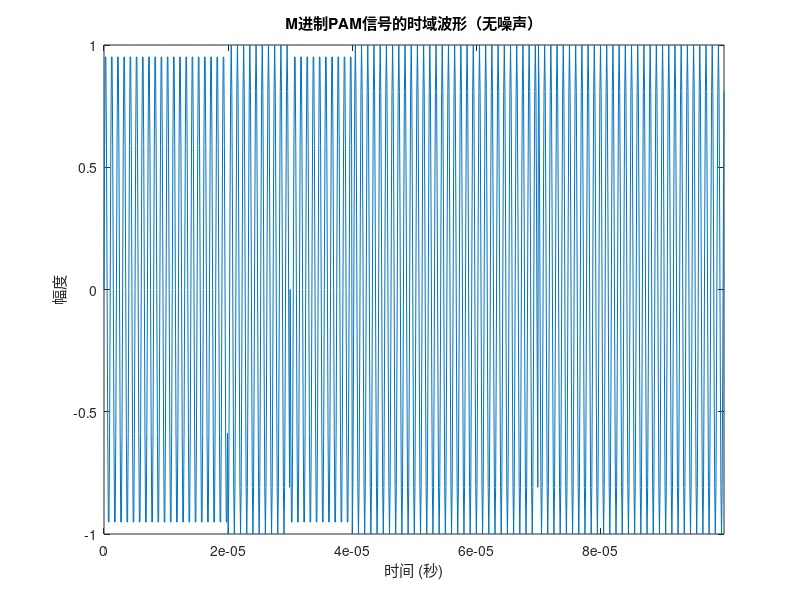
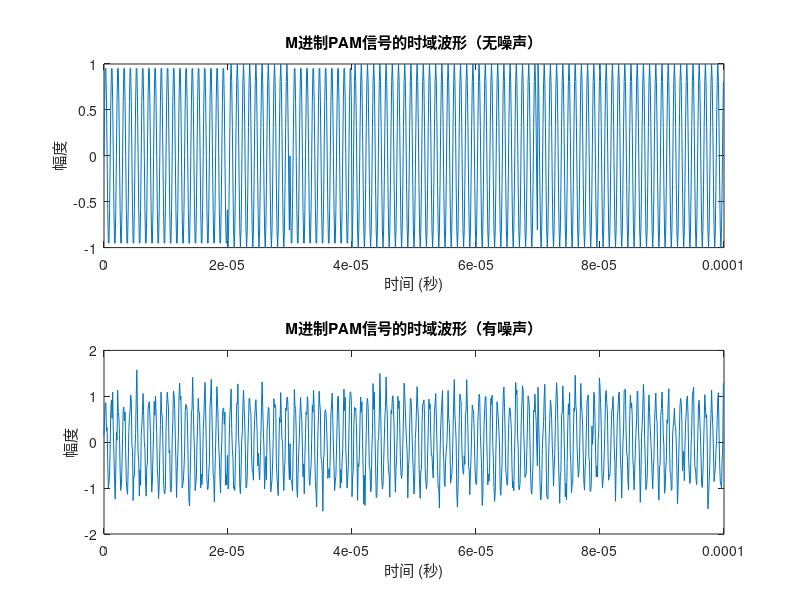
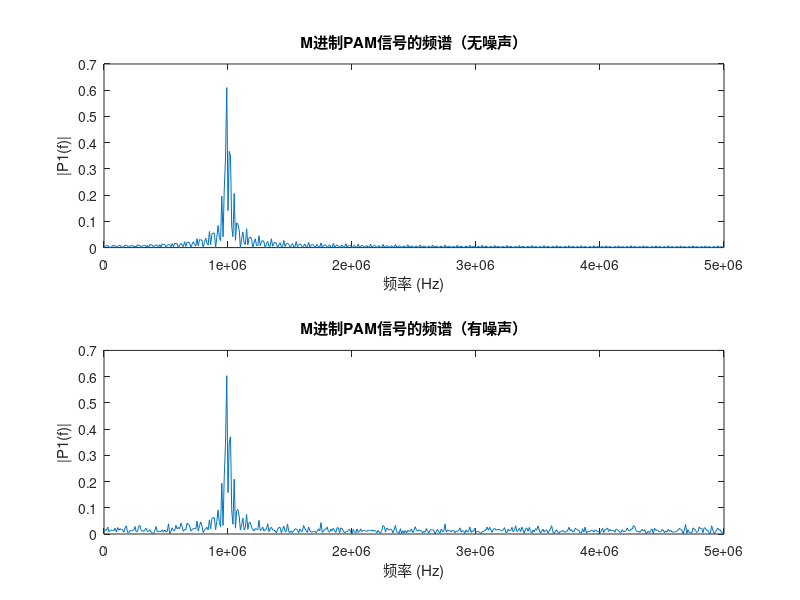
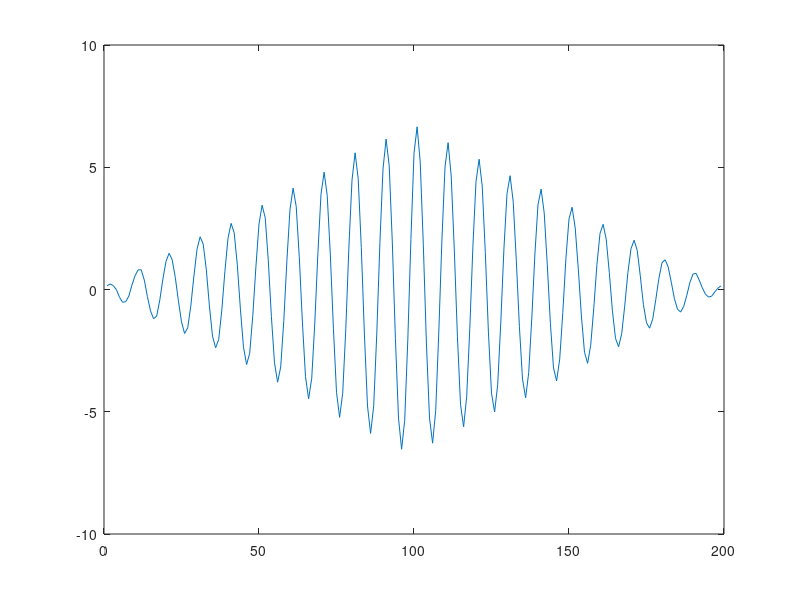

Source code (MATLAB) for these figures, in order:
clc,clear,close all;

% 参数设置
M = 4; % M进制PAM
total_t = 0.0001;
d = 2; % 
Rs = 100000; % 符号速率
Rb = Rs*log2(M); % 比特速率
fc = 1e6; % 载频
Fs = 10*fc; % 采样频率
T = 1/Rs; % 每符号脉冲持续时间
Tn = round(1/Rs*Fs); % 每符号数据点数
N = Fs*total_t; % 数据点数
N_symbol = total_t*Rs;
SNR = 10; % 信噪比，以分贝（dB）为单位

% 生成随机数据
signal_raw = randi([0 1], 1, N_symbol*2);

% % 生成M进制PAM信号
% pamSignal = (2*signal_raw - (M-1)) / (M-1);

% 定义时间轴
t = (0: N-1)/Fs;

% 定义g(t)
signal_gt = exp(1j*2*pi*fc*t);
Eg = sum(abs(signal_gt(1:Tn)).^2);

% 求出正交基信号
s1 = cos(2*pi*fc*t);
s2 = sin(2*pi*fc*t);
% Energy1 = sum(s1(1:Tn).^2);
ft1 = s1(1:Tn)/sqrt(Eg/2);
c12 = sum(s2(1:Tn).*ft1);
f2 = s2(1:Tn)-c12.*ft1;
% Energy2 = sum(s2(1:Tn).^2);
ft2 = f2/sqrt(Eg/2);

% 初始化PSK
pskSignal_sin = zeros(1,N);

% 脉冲幅度调制
% raw_data = randi([1 M], 1, Rs);
modulation_data = zeros(1,M);
for m = 1:M
    modulation_data(m) = exp(1j*2*pi*(m-1)/M);
end

for i = 1:N_symbol
    if signal_raw(2*i-1)==0 && signal_raw(2*i)==0
        pskSignal_sin(Tn*(i-1)+1:Tn*i) = real(signal_gt(Tn*(i-1)+1:Tn*i).*modulation_data(1));
    elseif signal_raw(2*i-1)==0 && signal_raw(2*i)==1
        pskSignal_sin(Tn*(i-1)+1:Tn*i) = real(signal_gt(Tn*(i-1)+1:Tn*i).*modulation_data(2));
    elseif signal_raw(2*i-1)==1 && signal_raw(2*i)==1
        pskSignal_sin(Tn*(i-1)+1:Tn*i) = real(signal_gt(Tn*(i-1)+1:Tn*i).*modulation_data(3));
    else
        pskSignal_sin(Tn*(i-1)+1:Tn*i) = real(signal_gt(Tn*(i-1)+1:Tn*i).*modulation_data(4));
    end
end


% 通过AWGN信道传输
pamSignalNoisy = awgn(pskSignal_sin, SNR, 'measured');

%% 时域波形绘制 - 噪声前后对比
figure;
plot(t, pskSignal_sin);
title('M进制PAM信号的时域波形（无噪声）');
xlabel('时间 (秒)');
ylabel('幅度');
axis tight;

figure;
subplot(2,1,1);
plot(t, pskSignal_sin);
title('M进制PAM信号的时域波形（无噪声）');
xlabel('时间 (秒)');
ylabel('幅度');

subplot(2,1,2);
plot(t, pamSignalNoisy);
title('M进制PAM信号的时域波形（有噪声）');
xlabel('时间 (秒)');
ylabel('幅度');

%% 频谱计算 - 噪声前后对比
f = Fs*(0:(N/2))/N;
PAM_FFT = fft(pskSignal_sin);
PAM_FFT_Noisy = fft(pamSignalNoisy);
P2 = abs(PAM_FFT/N);
P2_Noisy = abs(PAM_FFT_Noisy/N);
P1 = P2(1:N/2+1);
P1_Noisy = P2_Noisy(1:N/2+1);
P1(2:end-1) = 2*P1(2:end-1);
P1_Noisy(2:end-1) = 2*P1_Noisy(2:end-1);

% 频谱绘制 - 噪声前后对比
figure;
subplot(2,1,1);
plot(f, P1);
title('M进制PAM信号的频谱（无噪声）');
xlabel('频率 (Hz)');
ylabel('|P1(f)|');

subplot(2,1,2);
plot(f, P1_Noisy);
title('M进制PAM信号的频谱（有噪声）');
xlabel('频率 (Hz)');
ylabel('|P1(f)|');

% figure;
% subplot(2,1,1);
% plot(f, P2);
% title('M进制PAM信号的频谱（无噪声）');
% xlabel('频率 (Hz)');
% ylabel('|P2(f)|');
% 
% subplot(2,1,2);
% plot(f, P2_Noisy);
% title('M进制PAM信号的频谱（有噪声）');
% xlabel('频率 (Hz)');
% ylabel('|P2(f)|');


%% 最佳接收机设计
decode_signal = zeros(1,2*N_symbol);
for i = 1:N_symbol
    receive_signal = pamSignalNoisy(Tn*(i-1)+1:Tn*i);
    channel1 = conv(conj(ft1), receive_signal);
    result1 = channel1(Tn);
    channel2 = conv(conj(ft2), receive_signal);
    result2 = channel2(Tn);
%     result = max(result1, result2);
%     if result == result1
%         if result >= 0
%             decode_signal(2*i-1:2*i) = [0,0];
%         else
%             decode_signal(2*i-1:2*i) = [1,1];
%         end
%     else
%         if result >= 0
%             decode_signal(2*i-1:2*i) = [0,1];
%         else
%             decode_signal(2*i-1:2*i) = [1,0];
%         end
%     end
%     if result1 >= cos(pi/4)*sqrt(Eg/2) && result2 >= sin(-pi/4)*sqrt(Eg/2) && result2 < sin(pi/4)*sqrt(Eg/2)
%         decode_signal(2*i-1:2*i) = [0,0];
%     elseif result1 < cos(3*pi/4)*sqrt(Eg/2) && result2 > sin(-5*pi/4)*sqrt(Eg/2) && result2 <= sin(3*pi/4)*sqrt(Eg/2)
%         decode_signal(2*i-1:2*i) = [1,1];
%     elseif result2 >= sin(pi/4)*sqrt(Eg/2) && result1 >= cos(3*pi/4)*sqrt(Eg/2) && result1 < cos(pi/4)*sqrt(Eg/2)
%         decode_signal(2*i-1:2*i) = [0,1];
%     else
%         decode_signal(2*i-1:2*i) = [1,0];
%     end
    if result1 >= cos(pi/4)*sqrt(Eg/2)
        decode_signal(2*i-1:2*i) = [0,0];
    elseif result1 <= cos(3*pi/4)*sqrt(Eg/2)
        decode_signal(2*i-1:2*i) = [1,1];
    elseif result2 > sin(pi/4)*sqrt(Eg/2)
        decode_signal(2*i-1:2*i) = [0,1];
    else
        decode_signal(2*i-1:2*i) = [1,0];
    end
end
figure;
% plot(1:(N+Tn-1),channel);
plot(1:(2*Tn-1),channel1);
figure;
plot(1:(2*Tn-1),channel2);

% 计算误码率（BER）
errors = sum(signal_raw ~= decode_signal);
BER = errors/(N_symbol*2);
% 显示误码率
disp(['BER: ', num2str(BER)]);

% figure;
% plot(t, filteredSignal);
% title('相关接收后PAM信号的时域波形');
% xlabel('时间 (秒)');
% ylabel('幅度');

